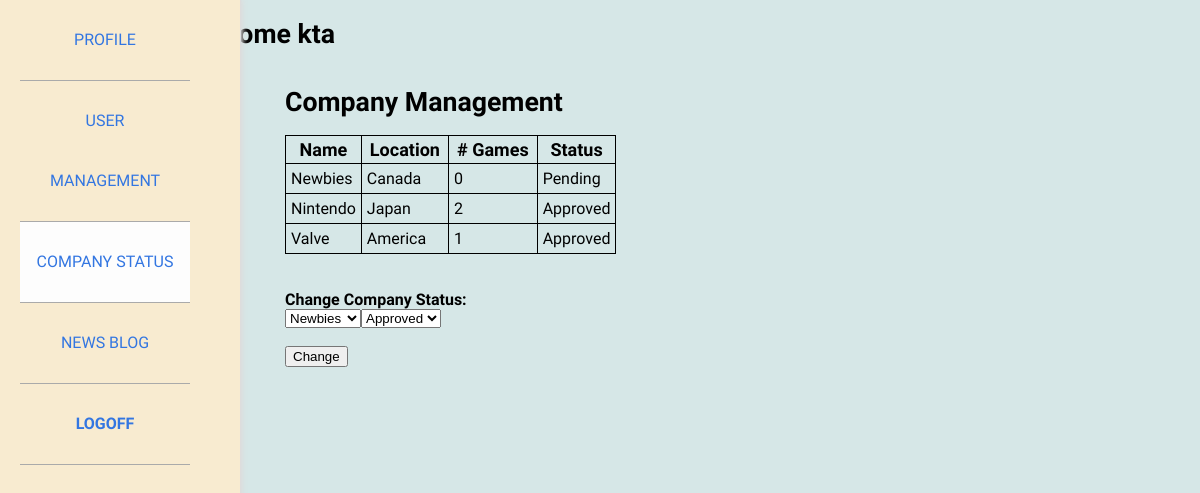
Screenshot of /CloudMistWeb/admin-frontend/admin_company.php (signed in) with the database file from the repository.
### tables this page shows
CREATE TABLE company (	c_name VARCHAR(30) NOT NULL,
						password VARCHAR(20) NOT NULL,
						location VARCHAR(30),
						a_user VARCHAR(20),
						status VARCHAR(10) NOT NULL,
						PRIMARY KEY (c_name),
						FOREIGN KEY (a_user) REFERENCES admins (a_user)
					 );

### CloudMistWeb/admin-frontend/admin_company.php (the view, shortened to what this page needs)
<?php
    function getList(){
        require '../backend/connect.php';
        $comp_list_q = "SELECT c_name, location, status "
                . "FROM company ";
        $companies = mysqli_query($conn, $comp_list_q);
        $num_games_q = "SELECT c_name, COUNT(*) "
                . "FROM GAME "
                . "GROUP BY c_name";
        $num_games = mysqli_query($conn, $num_games_q);
        if($companies -> num_rows > 0) {
            echo '<table class="admin-table"><tr>'
                    . '<th>Name</th>'
                    . '<th>Location</th>'
                    . '<th># Games</th>'
                    . '<th>Status</th>'
                . '</tr>';
            while($row = $companies -> fetch_assoc()) {
                $num = 0;
                while ($row2 = $num_games -> fetch_assoc()) {
                    if ($row2["c_name"] == $row["c_name"]) {
                        $num = $row2["COUNT(*)"];
                        break;
                    }
                }
                mysqli_data_seek($num_games, 0);
                echo "<tr><td>".$row["c_name"]."</td>"
                       . "<td>".$row["location"]."</td>"
                       . "<td>".$num."</td>"
                       . "<td>".$row["status"]."</td>";
            }
            echo "</table><br><br>";
            echo "<h3>Change Company Status: </h3>"
            . "<form method='post' action='admin_company.php'>"
            . "<select class='form-field' name='c_name'>";
            mysqli_data_seek($companies, 0);
            while ($row = $companies -> fetch_assoc()) {
                printf("<option value=%s> %s </option>", $row['c_name'], $row['c_name']);
            }
            echo "</select>";
            echo "<select class='form-field' name='status'>"
            . "<option value='Approved'>Approved</option>"
            . "<option value='Banned'>Banned</option>"
            . "</select><br><br>"
            . "<input class='form-field' type='submit' value='Change'>"
            . "</form>";
        }
        else {
            echo "There are no companies registered!";
        }
    }
?>
<!DOCTYPE html>
<html>
<head>
    <link rel="stylesheet" href="../css/stylesheet.css">
    <link rel="stylesheet" href="../css/adminstyle.css">
</head>
<body>
    <header>
        <h1>Welcome <?php printf($_SESSION['a_user']); ?></h1>
    </header>
    <div class="container">
        <div id="sidebar">
            <ul id="sideButton">
                <a href="admin_profile.php"><li>PROFILE</li></a>
                <a href="admin_user.php"><li>USER MANAGEMENT</li></a>
                <a href="admin_company.php"><li id="current">COMPANY STATUS</li></a>
                <a href="admin_blog.php"><li>NEWS BLOG</li></a>
                <a href="admin_login.php" onclick="logoffjs()"><li id="logoff">LOGOFF</li></a>
            </ul>
        </div>
        <div id="content">
            <h1>Company Management</h1>
            <?php getList();
            ?>
        </div>
    </div>
</body>
</html>

### CloudMistWeb/css/stylesheet.css (style rules this page uses)
* { border-collapse:collapse; }
h1 { font-size: 20pt; font-family: 'PT Sans', sans-serif; color:#000; }
h3 { font-size: 12pt; font-family: 'PT Sans', sans-serif; color:#000; margin: 0; }
body { background: #ffffff; background: -moz-linear-gradient(left, #ffffff 0%, #ffffff 38%, #edf7f6 100%); background: -webkit-gradient(linear, left top, right top, color-stop(0%,#ffffff), color-stop(38%,#ffffff), color-stop(100%,#edf7f6)); background: -webkit-linear-gradient(left, #ffffff 0%,#ffffff 38%,#edf7f6 100%); background: -o-linear-gradient(left, #ffffff 0%,#ffffff 38%,#edf7f6 100%); background: -ms-linear-gradient(left, #ffffff 0%,#ffffff 38%,#edf7f6 100%); background: linear-gradient(to right, #ffffff 0%,#ffffff 38%,#edf7f6 100%); filter: progid:DXImageTransform.Microsoft.gradient( startColorstr='#ffffff', endColorstr='#edf7f6',GradientType=1 ); margin: auto; width: 70%; }
a { font-size:12pt; color:#3376E1; text-decoration:none; }
#content { display: inline-block; position: relative; width: 100%; }
#sidebar { position: fixed; top:0; bottom:0; left:0; width: 200px; height:800px; background-color:#fff; background-size:fill; padding: 0 20px 20px 20px; margin-right: 20px; border-right: 1px #ddd solid; box-shadow: 1px 0px 5px 1px #ddd; //height: 400px; }
#sidebar ul { padding: 0; margin: 0; }
#sideButton li { list-style-type: none; padding: 10px; margin: 0; font-family: 'PT Sans', sans-serif; border-bottom: 1px solid #aaa; }
#sideButton li { list-style: none; text-align: center; width: 150px; line-height: 60px; }
.container { position: relative; padding: 0 0 0 55px; margin-left: 50px; width: auto; }
#logoff { //border-left: 1px solid black; //border-right: 1px solid black; font-weight: bold; }

### CloudMistWeb/css/adminstyle.css (style rules this page uses)
body { background: #d6e7e7; }
#sidebar { background: #f8ebd0 ; }
.admin-table table, tr, th, td { border: 1px solid black; }
th { font-family: 'PT Sans', sans-serif; font-size: 18px; padding: 3px 8px; }
tr { padding: 20px 0; }
td { font-family: 'PT Sans', sans-serif; padding: 5px; }
#current { background: #fdfdfd; }

### rows the page displays
company: c_name "Newbies", location "Canada", num "0", status "Pending"
company: c_name "Nintendo", location "Japan", num "2", status "Approved"
company: c_name "Valve", location "America", num "1", status "Approved"

### other values shown
form field c_name "Newbies"
